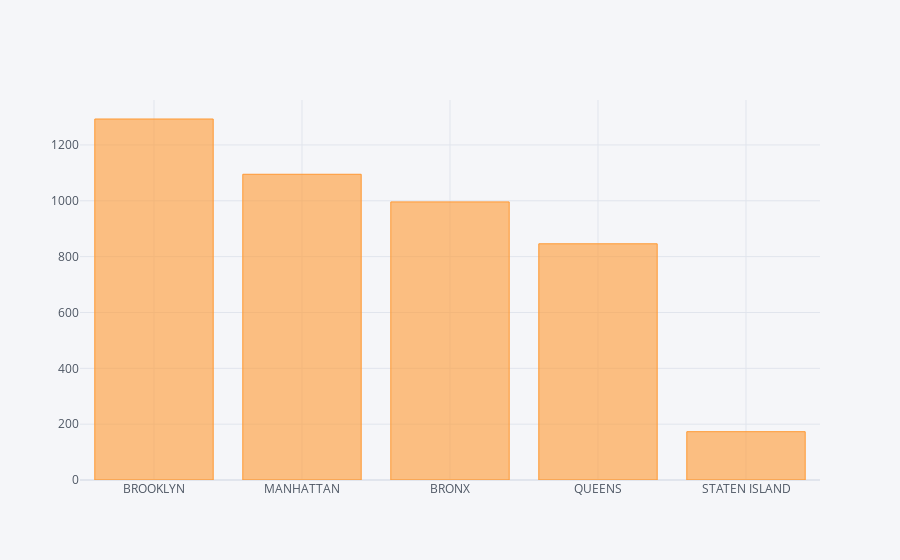

The cell this chart's notebook holds for it:
### Code cell
# Visualise borough
bcounts = list(complaint_df["boro_nm"].value_counts())
boronm = list(complaint_df["boro_nm"].value_counts().index)
# Nsow make dataframe
data = {'boronm':boronm, 'bcounts':bcounts}
boroDF = pd.DataFrame(data)
boroDF.iplot(kind='bar',x='boronm', y='bcounts')

### Figure 1 — Plotly figure (JSON) as saved in the notebook; plotly's stock layout.template omitted (floating-point values rounded to 4 significant figures)
{"data": [{"marker": {"color": "rgba(255, 153, 51, 0.6)", "line": {"color": "rgba(255, 153, 51, 1.0)", "width": 1}}, "name": "bcounts", "orientation": "v", "text": "", "type": "bar", "x": ["BROOKLYN", "MANHATTAN", "BRONX", "QUEENS", "STATEN ISLAND"], "y": [1293, 1095, 996, 846, 173]}], "layout": {"legend": {"bgcolor": "#F5F6F9", "font": {"color": "#4D5663"}}, "paper_bgcolor": "#F5F6F9", "plot_bgcolor": "#F5F6F9", "title": {"font": {"color": "#4D5663"}}, "xaxis": {"gridcolor": "#E1E5ED", "showgrid": true, "tickfont": {"color": "#4D5663"}, "title": {"font": {"color": "#4D5663"}, "text": ""}, "zerolinecolor": "#E1E5ED"}, "yaxis": {"gridcolor": "#E1E5ED", "showgrid": true, "tickfont": {"color": "#4D5663"}, "title": {"font": {"color": "#4D5663"}, "text": ""}, "zerolinecolor": "#E1E5ED"}}}
